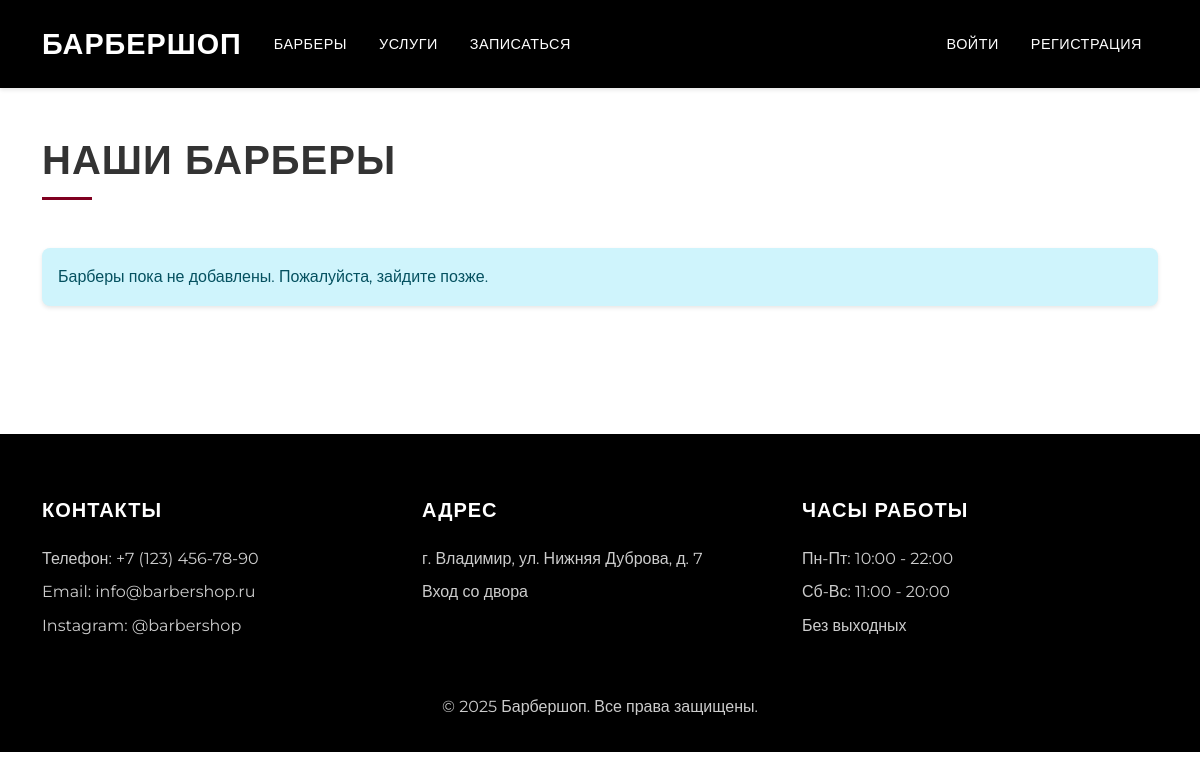
The app's page /barbers/, older data.
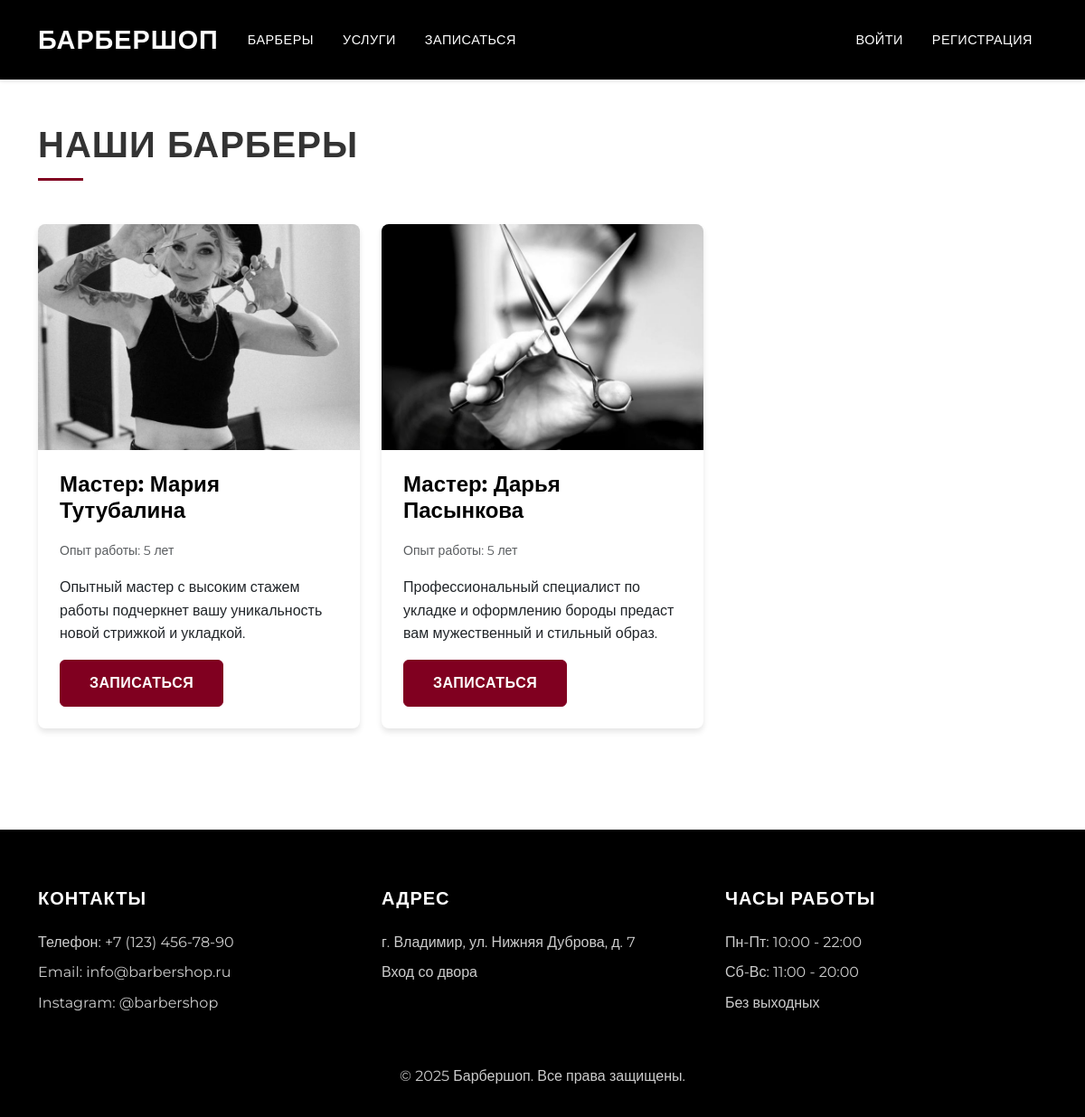
The same page, newer data.
### barber_shop/models.py (models this page shows, shortened)
class Barber(models.Model):
    user = models.OneToOneField(User, on_delete=models.CASCADE, related_name='barber_profile')
    name = models.CharField(max_length=100, verbose_name='Имя')
    surname = models.CharField(max_length=100, verbose_name='Фамилия')
    photo = models.ImageField(upload_to='barbers/', verbose_name='Фото')
    experience = models.PositiveIntegerField(verbose_name='Опыт работы (лет)')
    description = models.TextField(verbose_name='Описание')
    specialties = models.TextField(verbose_name='Специализация')
    is_active = models.BooleanField(default=True, verbose_name='Активен')
    created_at = models.DateTimeField(auto_now_add=True)
    updated_at = models.DateTimeField(auto_now=True)
    slug = models.SlugField(unique=True, blank=True)
    class Meta:
        verbose_name = 'Барбер'
        verbose_name_plural = 'Барберы'
        ordering = ['-experience']

### barber_shop/views.py (the view)
# urls.py: path('barbers/', views.barber_list, name='barber_list'),
def barber_list(request):
    barbers = Barber.objects.filter(is_active=True)
    paginator = Paginator(barbers, 6)
    page = request.GET.get('page')
    barbers = paginator.get_page(page)
    return render(request, 'barber_shop/barber_list.html', {'barbers': barbers})

### barber_shop/templates/barber_shop/barber_list.html (shortened to what this page needs)
{% extends 'barber_shop/base.html' %}
{% block content %}
<div class="container py-5">
    <h1 class="section-title mb-5">Наши барберы</h1>
    <div class="row g-4">
        {% for barber in barbers %}
            <div class="col-md-6 col-lg-4">
                <div class="card h-100">
                    {% if barber.photo %}
                        <img src="{{ barber.photo.url }}" class="card-img-top" alt="{{ barber.name }} {{ barber.surname }}">
                    {% else %}
                        <img src="https://via.placeholder.com/400x250?text=Барбер" class="card-img-top" alt="{{ barber.name }} {{ barber.surname }}">
                    {% endif %}
                    <div class="card-body">
                        <h5 class="card-title">Мастер: {{ barber.name }} {{ barber.surname }}</h5>
                        <p class="card-text">
                            <small class="text-muted">Опыт работы: {{ barber.experience }} лет</small>
                        </p>
                        <p class="card-text">{{ barber.description|truncatewords:50 }}</p>
                        <div class="d-flex justify-content-between align-items-center">
                            <a href="{% url 'barber_shop:create_booking' %}?barber={{ barber.id }}" class="btn btn-primary">Записаться</a>
                        </div>
                    </div>
                </div>
            </div>
        {% empty %}
            <div class="col-12">
                <div class="alert alert-info">
                    Барберы пока не добавлены. Пожалуйста, зайдите позже.
                </div>
            </div>
        {% endfor %}
    </div>
</div>
{% endblock %}

Row changes from the older to the newer data that the page shows:
added Barber: photo (picture), name "Мария", surname "Тутубалина", experience "5", description "Опытный мастер с высоким стажем работы подчеркнет вашу уникальность новой стрижкой и укладкой."
added Barber: photo (picture), name "Дарья", surname "Пасынкова", experience "5", description "Профессиональный специалист по укладке и оформлению бороды предаст вам мужественный и стильный образ."
Text that changed along with them:
text no longer shown: "Барберы пока не добавлены. Пожалуйста, зайдите позже."
